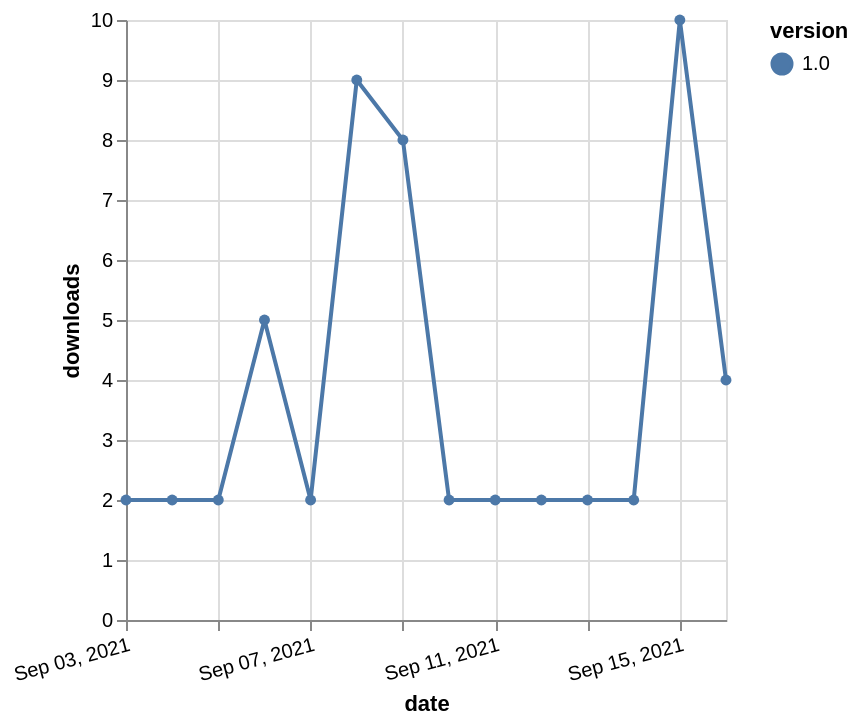

This figure's Vega-Lite source:
### Vega-Lite specification from a JSON file in a GitHub repository (floating-point values rounded to 4 significant figures)
{"$schema": "https://vega.github.io/schema/vega-lite/v5.json", "description": "A simple bar chart with embedded data.", "data": {"values": [{"date": "2021-09-03", "total": 3195, "delta": 2, "version": "1.0"}, {"date": "2021-09-04", "total": 3197, "delta": 2, "version": "1.0"}, {"date": "2021-09-05", "total": 3199, "delta": 2, "version": "1.0"}, {"date": "2021-09-06", "total": 3204, "delta": 5, "version": "1.0"}, {"date": "2021-09-07", "total": 3206, "delta": 2, "version": "1.0"}, {"date": "2021-09-08", "total": 3215, "delta": 9, "version": "1.0"}, {"date": "2021-09-09", "total": 3223, "delta": 8, "version": "1.0"}, {"date": "2021-09-10", "total": 3225, "delta": 2, "version": "1.0"}, {"date": "2021-09-11", "total": 3227, "delta": 2, "version": "1.0"}, {"date": "2021-09-12", "total": 3229, "delta": 2, "version": "1.0"}, {"date": "2021-09-13", "total": 3231, "delta": 2, "version": "1.0"}, {"date": "2021-09-14", "total": 3233, "delta": 2, "version": "1.0"}, {"date": "2021-09-15", "total": 3243, "delta": 10, "version": "1.0"}, {"date": "2021-09-16", "total": 3247, "delta": 4, "version": "1.0"}]}, "width": "container", "mark": {"type": "line", "point": {"filled": true}}, "encoding": {"x": {"field": "date", "type": "temporal", "timeUnit": "yearmonthdate", "title": "date", "axis": {"labelAngle": -15}}, "y": {"field": "delta", "type": "quantitative", "title": "downloads"}, "color": {"field": "version", "type": "nominal"}, "tooltip": {"field": "delta"}}}
